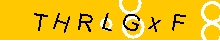
#> input picture captcha_solver_imss/raw_captchas/0df7b1935432.jpg, 220 x 41 px
$ python -i preprocess.py   (imports and definitions only)
#> lines starting #> are read from the running program, lines starting #| are printed output that depends on the picture
#> further down, picture is the input picture: shape (41, 220, 3); mean B, G, R 28.3, 193.6, 239.5
"""
preprocess.py
Pipeline de preprocessing OpenCV para CAPTCHA del IMSS (CaptchaServlet).

Basado en análisis de 11 imágenes reales del portal IMSS:
  - Tamaño: ~220×40 px JPEG
  - Caracteres alfanuméricos (A-Z + 0-9), fondo con ruido/textura
  - Casos mixtos (upper + lower), 7 caracteres típicamente

Lección aprendida: BINARIZAR DESTRUYE LOS CARACTERES.
Este CAPTCHA tiene ruido que el threshold no separa bien.
Solución: NO binarizar. Mejorar contraste con CLAHE, upscale limpio.
"""

from pathlib import Path
from typing import Optional

import cv2
import numpy as np

UPSCALE_FACTOR = 4  # 220×40 → 880×160


def _upscale(img: np.ndarray) -> np.ndarray:
    """Upscale 4x con LANCZOS."""
    h, w = img.shape[:2]
#> h = 41; w = 220
    return cv2.resize(img, (w * UPSCALE_FACTOR, h * UPSCALE_FACTOR),
                      interpolation=cv2.INTER_LANCZOS4)
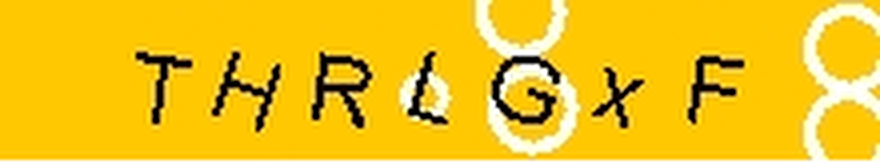
#> returned value: shape (164, 880, 3); mean of channels 0, 1, 2 28.8, 194, 239.4; drawn as B, G, R


def generate_variants(image: np.ndarray):
    """
    Yield preprocessing variants lazily — stop when caller breaks early.

    Yields (name, variant_image) pairs ordered by expected usefulness.
    """
    raw = _upscale(image)
    raw = _sharpen(raw)
    yield "raw", raw

    gray_raw = cv2.cvtColor(raw, cv2.COLOR_BGR2GRAY)
    gray_3ch = cv2.cvtColor(gray_raw, cv2.COLOR_GRAY2BGR)
    yield "gray", gray_3ch

    denoised = cv2.bilateralFilter(raw, 7, 50, 50)
    yield "denoised", denoised

    grad_kernel = cv2.getStructuringElement(cv2.MORPH_RECT, (3, 3))
    grad = cv2.morphologyEx(gray_raw, cv2.MORPH_GRADIENT, grad_kernel)
    grad_bgr = cv2.cvtColor(grad, cv2.COLOR_GRAY2BGR)
    yield "gradient", grad_bgr

    lab = cv2.cvtColor(raw, cv2.COLOR_BGR2LAB)
    l, a, b = cv2.split(lab)
    clahe = cv2.createCLAHE(clipLimit=2.0, tileGridSize=(4, 4))
    l_enhanced = clahe.apply(l)
    lab_enhanced = cv2.merge([l_enhanced, a, b])
    clahe_bgr = cv2.cvtColor(lab_enhanced, cv2.COLOR_LAB2BGR)
    yield "clahe", clahe_bgr

    gray_clahe = clahe.apply(gray_raw)
    gray_clahe_bgr = cv2.cvtColor(gray_clahe, cv2.COLOR_GRAY2BGR)
    yield "gray_clahe", gray_clahe_bgr


def preprocess_pipeline(img_array: np.ndarray) -> dict:
    """Eager wrapper: returns full dict for callers that need it."""
    return {name: img for name, img in generate_variants(img_array)}


def _sharpen(img: np.ndarray, strength: float = 0.3) -> np.ndarray:
    """Sharpening kernel suave (no satura)."""
#> called with strength = 0.3
    kernel = np.array([
        [-strength, -strength, -strength],
        [-strength, 1 + 8*strength, -strength],
        [-strength, -strength, -strength],
    ])
#> kernel = [[-0.3, -0.3, -0.3], [-0.3, 3.4, -0.3], [-0.3, -0.3, -0.3]]
    return cv2.filter2D(img, -1, kernel)


def load_image(source) -> Optional[np.ndarray]:
    """Carga imagen desde bytes, path o array."""
    if isinstance(source, np.ndarray):
        return source
    if isinstance(source, bytes):
        arr = np.frombuffer(source, np.uint8)
        return cv2.imdecode(arr, cv2.IMREAD_COLOR)
    p = Path(source) if isinstance(source, str) else source
    if isinstance(p, Path) and p.exists():
        return cv2.imread(str(p))
    return None


def save_variants(variants: dict, prefix: str = "preview", output_dir: Optional[Path] = None):
    """Guarda variantes como PNG para debug."""
    out = Path(output_dir or ".")
    out.mkdir(parents=True, exist_ok=True)
    for name, img in variants.items():
        cv2.imwrite(str(out / f"{prefix}_{name}.png"), img)

>>> import cv2
>>> picture = cv2.imread('raw_captchas/0df7b1935432.jpg')
>>> result = preprocess_pipeline(picture)
#> result = 6 items
